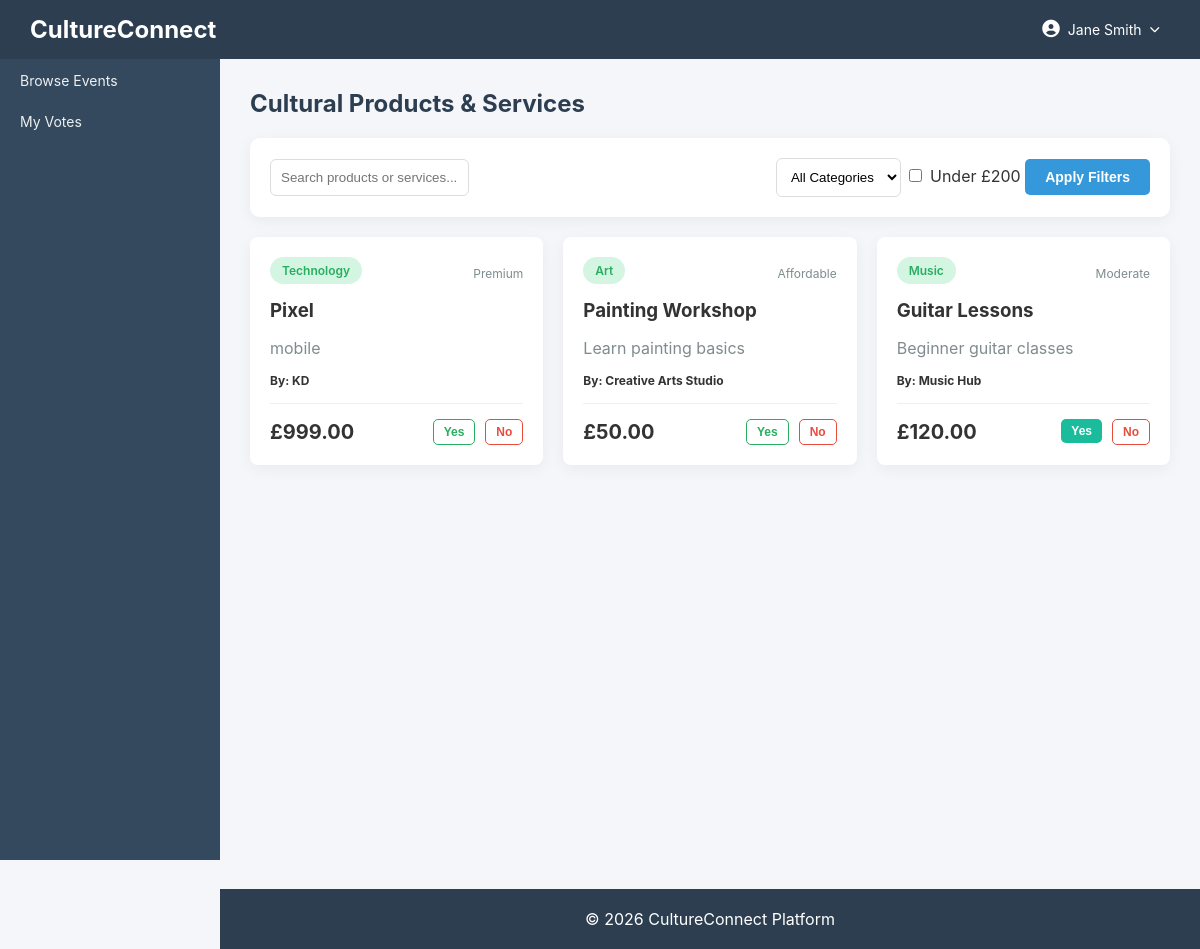
Page /products (signed in) on the earlier database version.
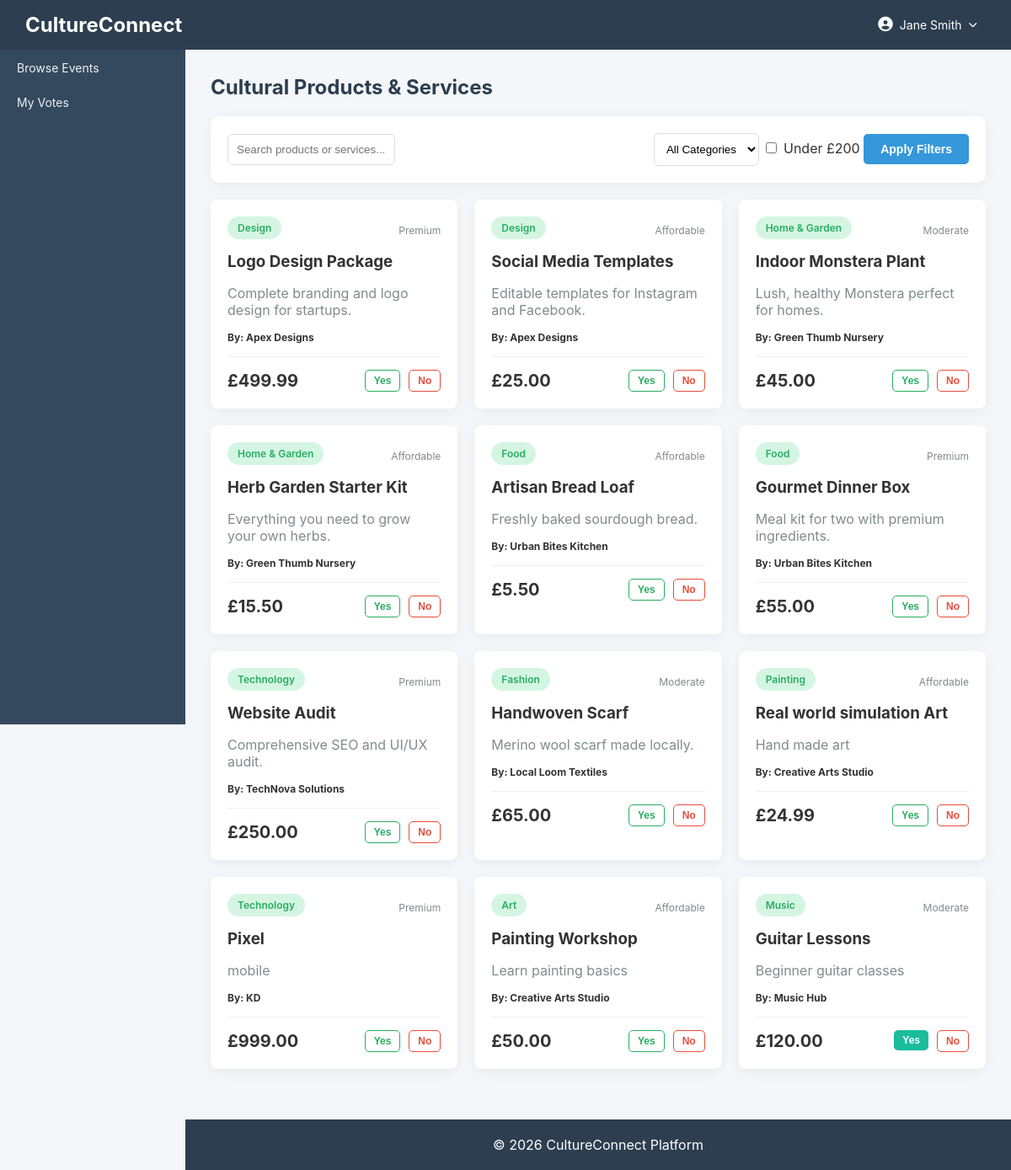
Same page on the later database version.
### tables this page shows
CREATE TABLE `products` (
  `id` int(11) NOT NULL,
  `sme_id` int(11) DEFAULT NULL,
  `name` varchar(150) DEFAULT NULL,
  `description` text DEFAULT NULL,
  `category` varchar(100) DEFAULT NULL,
  `price_category` enum('Affordable','Moderate','Premium') DEFAULT NULL,
  `price` decimal(10,2) DEFAULT NULL,
  `availability` tinyint(1) DEFAULT 1,
  `created_at` timestamp NOT NULL DEFAULT current_timestamp()
);

CREATE TABLE `smes` (
  `id` int(11) NOT NULL,
  `business_name` varchar(150) DEFAULT NULL,
  `contact_email` varchar(100) DEFAULT NULL,
  `phone` varchar(20) DEFAULT NULL,
  `portfolio_link` varchar(255) DEFAULT NULL,
  `created_at` timestamp NOT NULL DEFAULT current_timestamp()
);

### controllers/ProductController.php (called while the page is built, shortened)
<?php
require_once $_SERVER['DOCUMENT_ROOT'] . '/cultureconnect/models/Product.php';
class ProductController {
    public function index() {
        $productModel = new Product();
        $search = $_GET['search'] ?? null;
        $category = $_GET['category'] ?? null;
        $price_limit = $_GET['price_limit'] ?? null;
        $stmt = $productModel->readAll(null, $search, $category, $price_limit);
        $products = [];
        while ($row = $stmt->fetch(PDO::FETCH_ASSOC)) {
            $products[] = $row;
        }
        $user_votes = [];
        if (isset($_SESSION['user_id'])) {
            $database = new Database();
            $conn = $database->getConnection();
            $stmtVotes = $conn->prepare("SELECT product_id, vote FROM votes WHERE user_id = :user_id");
            $stmtVotes->bindParam(':user_id', $_SESSION['user_id']);
            $stmtVotes->execute();
            $user_votes = $stmtVotes->fetchAll(PDO::FETCH_KEY_PAIR);
        }
        require $_SERVER['DOCUMENT_ROOT'] . '/cultureconnect/views/products/index.php';
    }
}
?>

### index.php (called while the page is built)
<?php
    require_once 'router.php';
?>

### models/Product.php (called while the page is built, shortened)
<?php
require_once $_SERVER['DOCUMENT_ROOT'] . '/cultureconnect/config/database.php';
class Product {
    private $conn;
    private $table_name = "products";
    public function __construct() {
        $database = new Database();
        $this->conn = $database->getConnection();
    }
    public function readAll($sme_id = null, $search = null, $category = null, $price_limit = null) {
        $query = "SELECT p.*, s.business_name FROM " . $this->table_name . " p
                  LEFT JOIN smes s ON p.sme_id = s.id WHERE 1=1";
        $query .= " ORDER BY p.created_at DESC";
        $stmt = $this->conn->prepare($query);
        $stmt->execute();
        return $stmt;
    }
}
?>

### config/database.php (called while the page is built, shortened)
<?php
class Database {
    private $host = "localhost";
    private $db_name = "cultureconnect";
    private $username = "root";
    private $password = "";
    public function getConnection() {
        $this->conn = null;
        try {
            $this->conn = new PDO(
                "mysql:host=" . $this->host . ";dbname=" . $this->db_name,
                $this->username,
                $this->password
            );
            $this->conn->setAttribute(PDO::ATTR_ERRMODE, PDO::ERRMODE_EXCEPTION);
        } catch(PDOException $exception) {
            echo "Connection error: " . $exception->getMessage();
        }
        return $this->conn;
    }
}

### views/products/index.php (the view, shortened to what this page needs)
<?php include($_SERVER['DOCUMENT_ROOT'] . '/cultureconnect/views/layouts/header.php'); ?>
<div class="content">
    <div class="flex-between mb-20">
        <h2 class="m-0 color-dark">Cultural Products & Services</h2>
    </div>
    <div class="activity p-20 mb-20">
        <form method="GET" action="/cultureconnect/products" class="flex-between items-center flex-wrap gap-15">
            <div class="flex-grow-1 flex-gap-10">
                <input type="text" name="search" placeholder="Search products or services..." value="<?php echo htmlspecialchars($_GET['search'] ?? ''); ?>" style="width: 100%; border-radius: 6px; border: 1px solid #ddd; padding: 10px;">
            </div>
            <div class="flex-gap-20 items-center">
                <select name="category" style="padding: 10px; border: 1px solid #ddd; border-radius: 6px; background-color: white;">
                    <option value="">All Categories</option>
                </select>
                <label class="flex-gap-5 items-center cursor-pointer">
                    <input type="checkbox" name="price_limit" value="200" <?php echo (isset($_GET['price_limit']) && $_GET['price_limit'] == '200') ? 'checked' : ''; ?>>
                    <span>Under £200</span>
                </label>
                <button type="submit" class="btn btn-primary">Apply Filters</button>
            </div>
        </form>
    </div>
    <div class="grid-3">
        <?php if(count($products) > 0): ?>
            <?php foreach($products as $p):
                $current_vote = $user_votes[$p['id']] ?? null;
            ?>
                <div class="activity p-20 br-8">
                    <div class="flex-between items-center mb-10">
                        <span class="badge badge-success"><?php echo htmlspecialchars($p['category']); ?></span>
                        <span class="fs-12 text-muted"><?php echo htmlspecialchars($p['price_category']); ?></span>
                    </div>
                    <h3 class="m-0"><?php echo htmlspecialchars($p['name']); ?></h3>
                    <p class="text-muted fs-14 mb-15"><?php echo htmlspecialchars($p['description']); ?></p>
                    <div class="fs-12 text-bold mb-15">
                        By: <?php echo htmlspecialchars($p['business_name'] ?? 'Local Vendor'); ?>
                    </div>
                    <div class="flex-between items-center border-top p-top-15">
                        <div class="fs-20 text-bold color-success">£<?php echo number_format($p['price'], 2); ?></div>
                        <?php if(isset($_SESSION['user_id']) && $_SESSION['role'] === 'user'): ?>
                            <div class="flex-gap-10">
                                <form action="/cultureconnect/votes/store" method="POST" style="display:inline;">
                                    <button type="submit" class="btn btn-sm <?php echo $current_vote === 'Yes' ? 'btn-success' : 'btn-outline-success'; ?>" title="Beneficial Impact">Yes</button>
                                </form>
                                <form action="/cultureconnect/votes/store" method="POST" style="display:inline;">
                                    <button type="submit" class="btn btn-sm <?php echo $current_vote === 'No' ? 'btn-danger' : 'btn-outline-danger'; ?>" title="No Impact">No</button>
                                </form>
                            </div>
                        <?php endif; ?>
                    </div>
                </div>
            <?php endforeach; ?>
        <?php else: ?>
            <div class="card text-center text-muted" style="grid-column: span 3;">
                No cultural products available at the moment.
            </div>
        <?php endif; ?>
    </div>
</div>
<?php include($_SERVER['DOCUMENT_ROOT'] . '/cultureconnect/views/layouts/footer.php'); ?>

### router.php (shortened to what this page needs)
<?php
$requestUri = parse_url($_SERVER['REQUEST_URI'], PHP_URL_PATH);
$scriptName = dirname($_SERVER['SCRIPT_NAME']);
$requestPath = str_replace($scriptName, '', $requestUri);
$requestPath = trim($requestPath, '/');
if (array_key_exists($requestPath, $routes)) {
    $route = $routes[$requestPath];
    if (is_array($route)) {
        $controller = new $route['controller']();
        $method = $route['method'];
        $controller->$method();
    } else {
        require_once $_SERVER['DOCUMENT_ROOT']  . BASE_PATH . $route;
    }
} else {
    http_response_code(404);
    echo "Page not found.". $requestPath;
}
?>

### views/layouts/header.php (shortened to what this page needs)
<!DOCTYPE html>
<html lang="en">
<head>
<link rel="stylesheet" href="/cultureconnect/assets/css/style.css">
<link rel="stylesheet" href="https://cdnjs.cloudflare.com/ajax/libs/font-awesome/6.4.0/css/all.min.css">
</head>
<body>
<div class="header">
    <?php
        $role = $_SESSION['role'] ?? null;
        $home_link = '/cultureconnect/';
        if($role === 'admin') {
            $home_link = '/cultureconnect/admin-dashboard';
        } elseif ($role === 'sme') {
            $home_link = '/cultureconnect/sme-dashboard';
        } elseif ($role === 'user') {
            $home_link = '/cultureconnect/user-dashboard';
        }
    ?>
    <h2 class="m-0"><a href="<?php echo $home_link; ?>" class="logo-link">CultureConnect</a></h2>
    <div class="profile-dropdown">
        <div class="profile-btn">
            <span><?php echo htmlspecialchars($_SESSION['username'] ?? "User"); ?></span>
        </div>
    </div>
</div>
<div class="sidebar">
    <?php if ($role === 'admin'): ?>
        <a href="/cultureconnect/residents">Residents</a>
        <a href="/cultureconnect/smes">SMEs</a>
        <a href="/cultureconnect/events">Products & Events</a>
        <a href="/cultureconnect/areas">Areas</a>
        <a href="/cultureconnect/votes">Community Votes</a>
    <?php else: ?>
        <a href="/cultureconnect/products">Browse Events</a>
        <a href="/cultureconnect/votes">My Votes</a>
    <?php endif; ?>
</div>

### views/layouts/footer.php
<footer style="margin-left:220px;padding:20px;background:#2c3e50;color:white;text-align:center;margin-top:30px;">
© 2026 CultureConnect Platform
</footer>
</body>
</html>

### assets/css/style.css (style rules this page uses)
body { margin: 0; font-family: 'Inter', Arial, Helvetica, sans-serif; background: #f4f6f9; color: #333; }
.header { background: #2c3e50; color: white; padding: 15px 30px; display: flex; justify-content: space-between; align-items: center; position: sticky; top: 0; z-index: 1000; }
.sidebar { width: 220px; height: 100vh; background: #34495e; position: fixed; top: 0; left: 0; padding-top: 60px; overflow-y: auto; }
.sidebar a { display: block; color: #ecf0f1; padding: 12px 20px; text-decoration: none; font-size: 14px; transition: background 0.3s, color 0.3s; }
.content { margin-left: 220px; padding: 30px; min-height: calc(100vh - 60px); }
.btn { display: inline-block; padding: 10px 20px; border-radius: 5px; text-decoration: none; font-weight: bold; cursor: pointer; border: none; transition: background 0.3s; font-size: 14px; text-align: center; }
.btn-primary { background: #3498db; color: white; }
.btn-success { background: #1abc9c; color: white; }
.logo-link { color: white; text-decoration: none; transition: opacity 0.3s; }
.profile-dropdown { position: relative; display: inline-block; }
.profile-btn { color: white; text-decoration: none; font-size: 14px; display: flex; align-items: center; gap: 8px; cursor: pointer; padding: 5px 10px; border-radius: 4px; transition: background 0.3s; }
.activity { background: white; padding: 20px; border-radius: 10px; box-shadow: 0 4px 15px rgba(0,0,0,0.05); }
.btn-sm { padding: 5px 10px; font-size: 12px; }
.btn-outline-success { background: transparent; border: 1px solid #27ae60; color: #27ae60; }
.btn-outline-danger { background: transparent; border: 1px solid #e74c3c; color: #e74c3c; }
.grid-3 { display: grid; grid-template-columns: repeat(3, 1fr); gap: 20px; }
.items-center { align-items: center; }
.fs-12 { font-size: 12px; }
.br-8 { border-radius: 8px; }
.p-20 { padding: 20px; }
.text-bold { font-weight: bold; }
.text-muted { color: #7f8c8d; }
.mb-10 { margin-bottom: 10px; }
.mb-15 { margin-bottom: 15px; }
.mb-20 { margin-bottom: 20px; }
.flex-between { display: flex; justify-content: space-between; align-items: center; }
.flex-gap-10 { display: flex; gap: 10px; }
.m-0 { margin: 0; }
.fs-20 { font-size: 20px; }
.color-dark { color: #2c3e50; }
.p-top-15 { padding-top: 15px; }
.border-top { border-top: 1px solid #ecf0f1; }
.cursor-pointer { cursor: pointer; }
.badge { display: inline-block; padding: 6px 12px; border-radius: 20px; font-size: 12px; font-weight: 600; background: #ecf0f1; color: #34495e; margin-right: 5px; margin-bottom: 5px; }
.badge-success { background: #d5f5e3; color: #27ae60; }

Differences in the rows shown:
added products: category "Design", price_category "Premium", name "Logo Design Package", description "Complete branding and logo design for startups.", sme.business_name "Apex Designs", price "499.99"
added products: category "Design", price_category "Affordable", name "Social Media Templates", description "Editable templates for Instagram and Facebook.", sme.business_name "Apex Designs", price "25.00"
added products: category "Home & Garden", price_category "Moderate", name "Indoor Monstera Plant", description "Lush, healthy Monstera perfect for homes.", sme.business_name "Green Thumb Nursery", price "45.00"
added products: category "Home & Garden", price_category "Affordable", name "Herb Garden Starter Kit", description "Everything you need to grow your own herbs.", sme.business_name "Green Thumb Nursery", price "15.50"
added products: category "Food", price_category "Affordable", name "Artisan Bread Loaf", description "Freshly baked sourdough bread.", sme.business_name "Urban Bites Kitchen", price "5.50"
added products: category "Food", price_category "Premium", name "Gourmet Dinner Box", description "Meal kit for two with premium ingredients.", sme.business_name "Urban Bites Kitchen", price "55.00"
added products: category "Technology", price_category "Premium", name "Website Audit", description "Comprehensive SEO and UI/UX audit.", sme.business_name "TechNova Solutions", price "250.00"
added products: category "Fashion", price_category "Moderate", name "Handwoven Scarf", description "Merino wool scarf made locally.", sme.business_name "Local Loom Textiles", price "65.00"
added products: category "Painting", price_category "Affordable", name "Real world simulation Art", description "Hand made art", sme.business_name "Creative Arts Studio", price "24.99"
